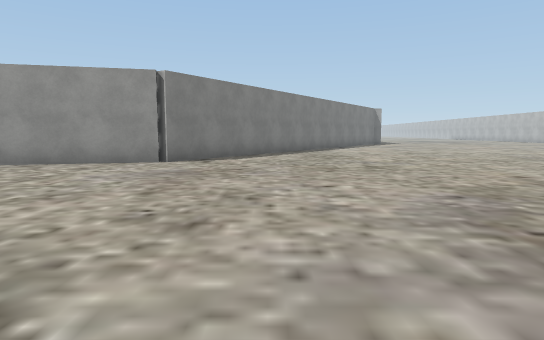
View 1 (above)

23 first-person views from a walk through a Unity game level. The camera is 1.3 m above the floor, tilts 6° down and sees 75° across. The floor is counted in squares, 2 m on a side. Each view is taken from the middle of a square. On the plan, view 1 faces up. The plan holds only what a view shows up to about 10 squares ahead; the rest is blank. The place goes on beyond the plan. Some surface patterns are stand-ins.

View 2
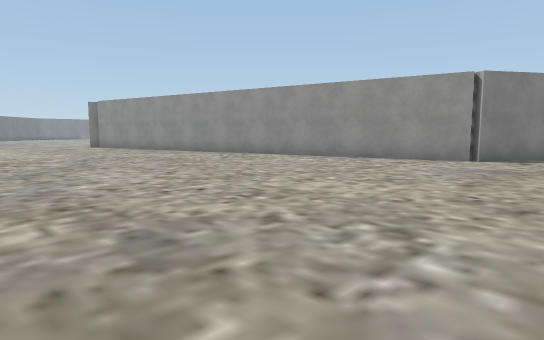

View 3
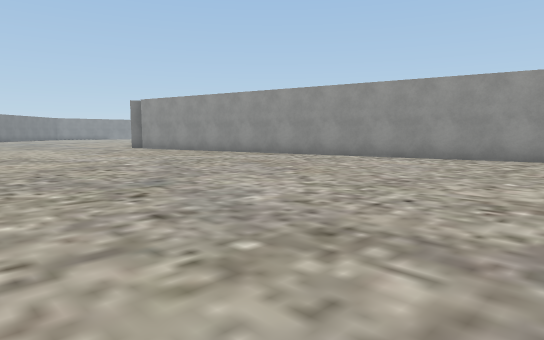

View 4
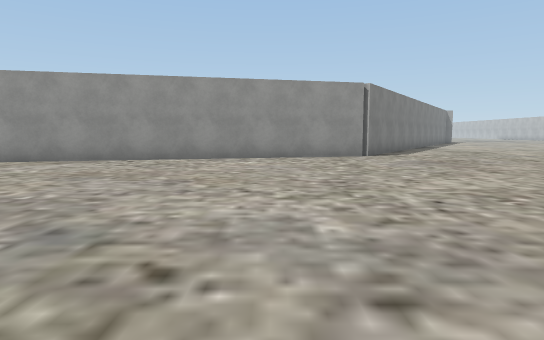

View 5
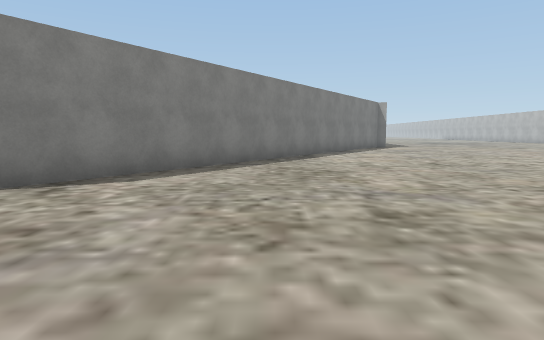

View 6
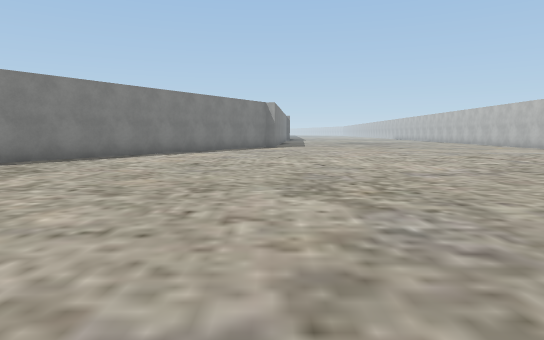

View 7
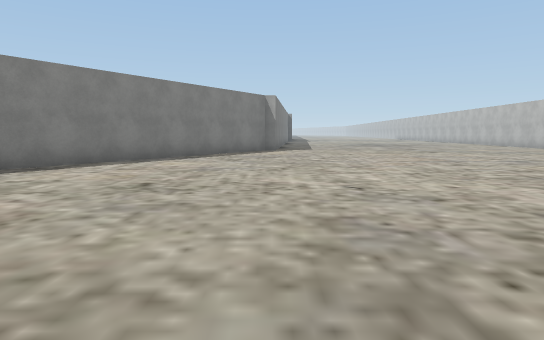

View 8
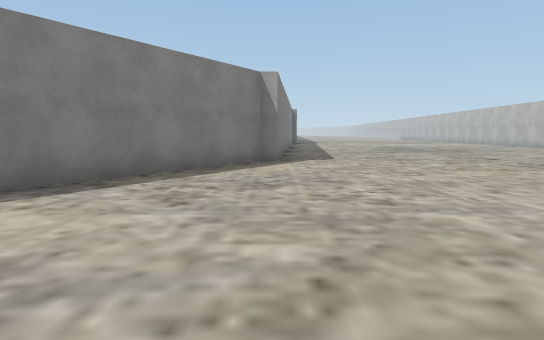

View 9
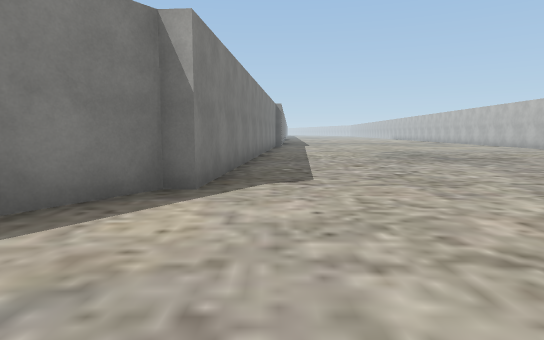

View 10
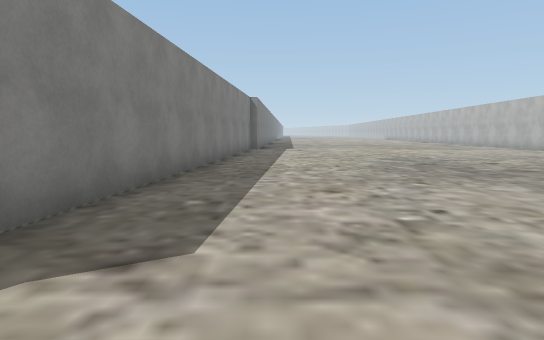

View 11
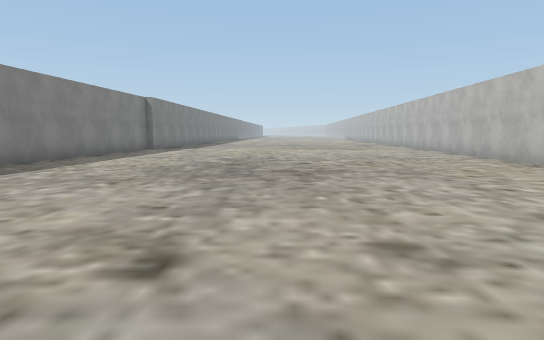

View 12
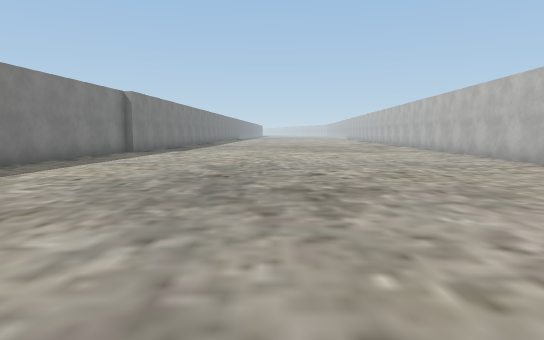

View 13
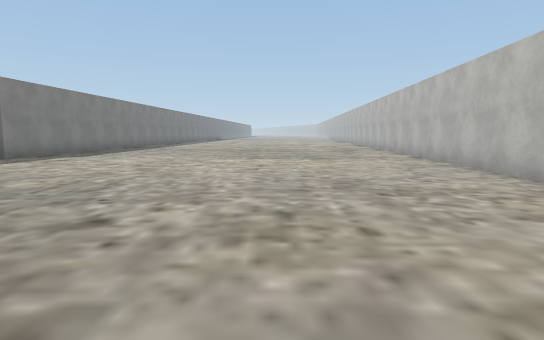

View 14
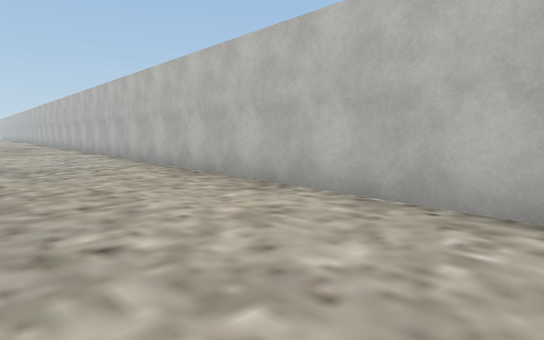

View 15
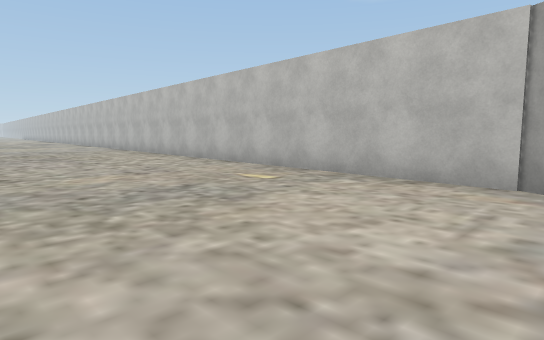

View 16
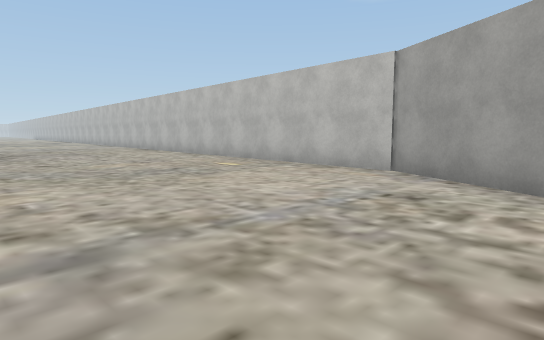

View 17
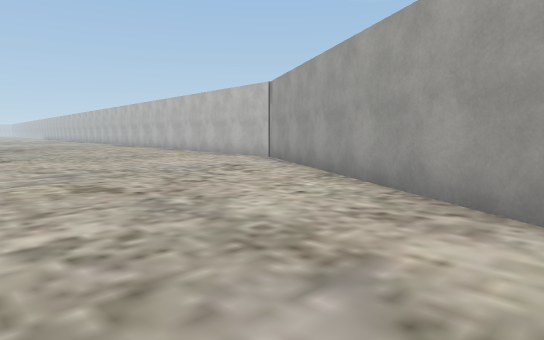

View 18
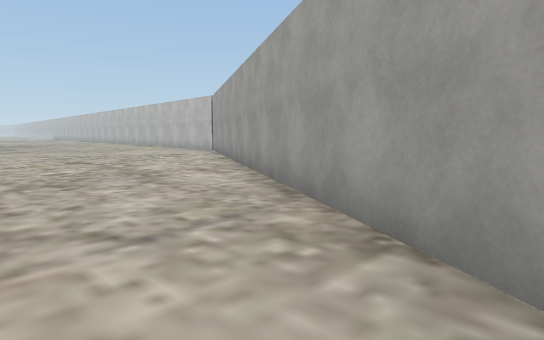

View 19
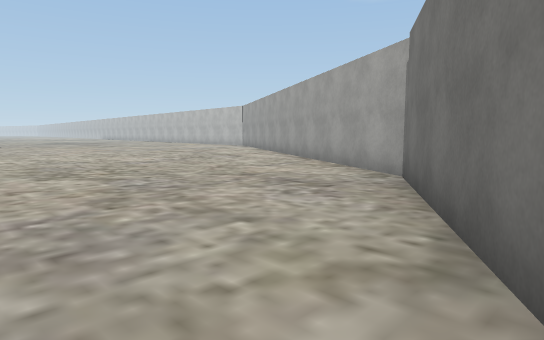

View 20
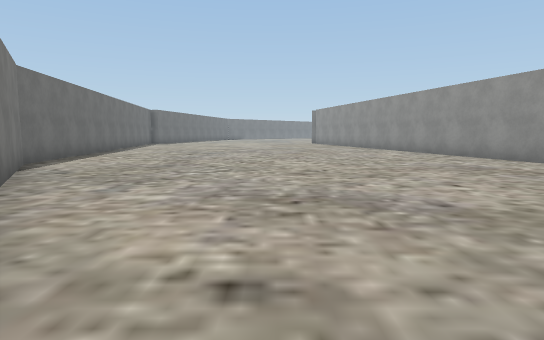

View 21
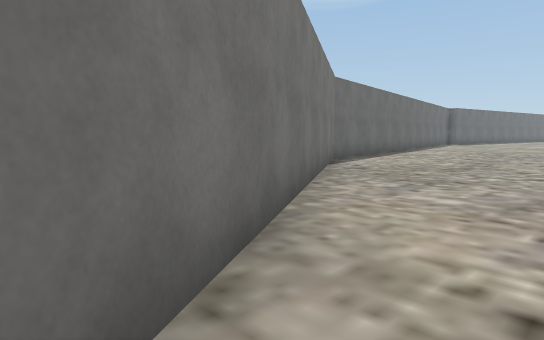

View 22
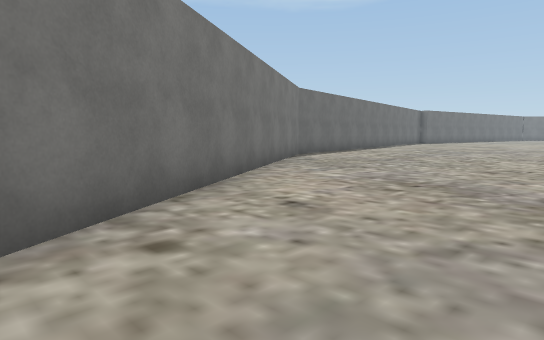

View 23
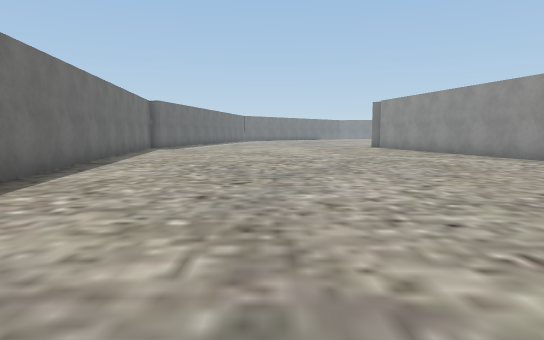

### Floor plan
Points are (right, up) in squares from view 1. A wall is a line through its corners. A room is listed if a view was taken in it or the views show most of it. See-through windows are left out.
Room 1 (views 1, 2, 3, 4, 5, 6, 7, 8, 9, 10, 11, 12, 13, 14, 15, 16, 17, 18, 19, 20, 21, 22, 23)
walls: (7, 31.1) (6.1, 20) (5.7, 20.1) (-2.3, 7.8) (-11.1, 5.8); (7.5, 34.1) (7.4, 32.6); (-11.1, -4.4) (-2.3, -3.1) (10.1, 4.4) (16.7, 15.7) (18, 34)

Where each view was taken, in squares from view 1:
view 1: 0 up, 0 right, facing up
view 2: 1 down, 0 right, facing up-left
view 3: 2 down, 2 left, facing up-left
view 4: 2 down, 5 left, facing up
view 5: 4 up, 1 right, facing up
view 6: 4 up, 6 right, facing up
view 7: 7 up, 6 right, facing up
view 8: 12 up, 6 right, facing up
view 9: 16 up, 7 right, facing up
view 10: 19 up, 8 right, facing up
view 11: 19 up, 12 right, facing up
view 12: 21 up, 12 right, facing up
view 13: 24 up, 14 right, facing up
view 14: 21 up, 14 right, facing up-right
view 15: 15 up, 12 right, facing up-right
view 16: 13 up, 11 right, facing up-right
view 17: 9 up, 10 right, facing up-right
view 18: 5 up, 9 right, facing up-right
view 19: 2 up, 5 right, facing up-right
view 20: 2 up, 5 right, facing left
view 21: 2 up, 5 right, facing down-left
view 22: 4 up, 6 right, facing down-left
view 23: 0 up, 1 left, facing left
